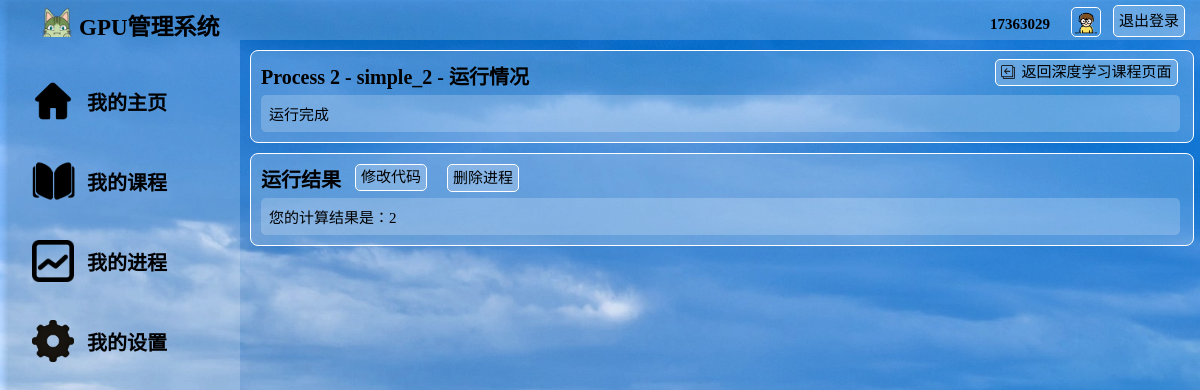
Screenshot of /process/2/ (signed in) with the database file from the repository.
### watchlist/models.py (models this page shows, shortened)
class User(db.Model, UserMixin):
    __tablename__ = 'User'
    id = db.Column(db.Integer, primary_key=True)                        # id（主键）
    username = db.Column(db.String(20))                                 # 用户名
    password_hash = db.Column(db.String(128))                           # 用户密码
    identity = db.Column(db.String(128))                                # 身份：学生or老师
    pic_path = db.Column(db.String(128), default="/static/pic/1.jpg")   # 用户头像地址
    stu_id = db.Column(db.String(20), default="未填写")                  # 学生学号
    ingrade = db.Column(db.String(20), default="未填写")                 # 学生年级
    inclass = db.Column(db.String(20), default="未填写")                 # 学生年班级

class Course(db.Model):
    __tablename__ = 'Course'
    id = db.Column(db.Integer, primary_key=True)  # id（主键）
    name = db.Column(db.String(50))               # 课程名称
    teacher = db.Column(db.String(50))            # 任课老师
    time = db.Column(db.String(50))               # 授课时间（学年、学期）
    info = db.Column(db.String(300))              # 课程其他信息
    course_name = db.Column(db.String(50), db.ForeignKey('Course.name'))  # 用户对应的课程
    gpu_name = db.Column(db.String(50), db.ForeignKey('GPU.name'))  # gpu name
    pic_path = db.Column(db.String(128), default="/static/pic/course_logo.png")  # 课程头像

class Process(db.Model):
    __tablename__ = 'Process'
    id = db.Column(db.Integer, primary_key=True)                    # id（主键）
    name = db.Column(db.String(50))                                 # 程序的名称
    info = db.Column(db.String(300))                                # 程序的信息
    state = db.Column(db.String(50))                                # 是否运行完成
    result = db.Column(db.String(1000))                             # 程序的结果
    code = db.Column(db.String(10000))                              # 存储代码，方便以后编辑代码
    course_name = db.Column(db.String(50), db.ForeignKey('Course.name'))  # 程序所属的课程
    gpu_name = db.Column(db.String(50), db.ForeignKey('GPU.name'))  # 程序在哪个gpu上跑的

### watchlist/views.py (the view)
@app.route('/process/<int:id>/', methods=['GET', 'POST'])
@login_required
def process_xxx(id):
    process = Process.query.filter_by(id=id).first()
    courses = Course.query.all()
    if request.method == 'POST':
        process_stu = Process_stu.query.filter_by(process_name=process.name).first()
        db.session.delete(process)
        db.session.delete(process_stu)
        db.session.commit()
        return redirect(url_for('process'))
    return render_template('process_xxx.html', process=process, courses=courses)

### watchlist/__init__.py (called while the page is built)
@login_manager.user_loader
def load_user(user_id):
    from watchlist.models import User
    user = User.query.get(int(user_id))
    return user

@app.context_processor
def inject_user():
    from watchlist.models import User
    user = User.query.first()
    return dict(user=user)

### watchlist/templates/process_xxx.html (shortened to what this page needs)
<!DOCTYPE html>
<html lang="en">
<head>
	<link rel="stylesheet" href="/static/style_student.css" />
</head>
<body>
	<div id="container">
		<div id="header" >
			<div id="logo">
	            <img src="/static/pic/logo.png" alt="">
	            <span>GPU管理系统</span>
	        </div>
			<div id="other">
				<form form method="POST" action="/logout/">
					<a id="login_out" href="/logout/" class="button">退出登录</a>
					<div id="user_img">
						<img src="{{ current_user.pic_path }}" alt="image">
					</div>
					<div id="user_name">
						<span>{{ current_user.username }}</span>
					</div>
				</form>
			</div>
		</div>
		<div id="main">
			<div id="aside">
				<br>
				<div id="Home Page">
					<div class="asidepic">
						<img src="/static/pic/home.png" alt="">
					</div>
					<div class="asidechoices">
						<a href="/index/">我的主页</a>
					</div>
				</div>
				<div id="My courses">
					<div class="asidepic">
						<img src="/static/pic/courses.png" alt="">
					</div>
					<div class="asidechoices">
						<a href="/my_courses/">我的课程</a>
					</div>
				</div>
				<div id="Process">
					<div class="asidepic">
						<img src="/static/pic/process.png" alt="">
					</div>
					<div class="asidechoices">
						<a href="/process/">我的进程</a>
					</div>
				</div>
				<div id="Settings">
					<div class="asidepic">
						<img src="/static/pic/settings.png" alt="">
					</div>
					<div class="asidechoices">
						<a href="/settings/">我的设置</a>
					</div>
				</div>
			</div>
			<div id="content">
				<div id="result1">
					{% for c in courses %}
					{% if c['name'] == process['course_name'] %}
					<a id="re_edit" href="/my_courses/all_courses/{{ c['id'] }}/" class="button" style="margin-right:5px;margin-top:-2px;">
						返回{{ process.course_name }}课程页面
						<div class="asidepic" style="margin:3px -2px;">
							<img src="/static/pic/back.png" alt="">
						</div>
					</a>
					{% endif %}
					{% endfor %}
					<p style="font-weight:bold;margin-bottom:5px;">
						{{ process.name }} - {{ process.info }} - 运行情况
					</p>
					<div id="box1" >
						<p>
							{{ process.state }}
						</p>
					</div>
				</div>
				<form method="POST" action="/process/{{ process.id }}/">
				<div id="result2">
					<input id="re_edit_delete" type="submit" class="button is-primary" value="删除进程" style="margin-right:72%;">
					<a id="re_edit" href="/process_edit/{{ process.id }}/" class="button" style="margin-right:20px;">
						修改代码
					</a>
					<p style="font-weight:bold;margin-bottom:5px;">
						运行结果
					</p>
					<p id="box2" >
						{{ process.result }}
					</p>
				</div>
				</form>
			</div>
		</div>
</body>
</html>

### watchlist/static/style_student.css (style rules this page uses)
* { margin: 0; padding: 0; font-family: "阿里巴巴普惠体", "微软雅黑"; color: black; }
html { height: 100%; background:url("pic/bg.gif") repeat-y; background-size: cover; }
#container { margin: 0; height: 100%; }
#header { height: 40px; width: 100%; position: fixed; z-index: 1000;left: 0; top: 0; }
#login_out { height: 30px; padding: 0 5px; margin:5px 15px 6px 2px; font-size:15px; line-height: 30px; float:right; background: rgba(255, 255, 255, 0.2); color:black; text-decoration: none; border:1px solid white; border-radius: 5px; }
#user_img { margin-top: 5px; margin-right: -40px padding-top: -50px; float: right; margin: 10px; height: 30px; width: 30px; }
#user_img img { margin-top:-15px; width: 95%; height:95%; border: 1px solid white; border-radius: 5px; }
#user_name { width: 80px; height: 88%; float: right; margin:1px -10px 1px 0; padding: 1px; color: black; text-align: right; }
#user_name span { font-size: 15px; font-weight: bold; }
#logo { height: 100%; width: 20%; float: left; background: rgba(255, 255, 255, 0.2); }
#logo img { float: left; margin-left: 40px; height: 85%; margin-top: 3px; }
#logo span { float: left; margin-left: 5px; margin-top: 8px; font-weight: bold; font-size: 23px; }
#other { height: 100%; width: 80%; float: left; background: rgba(255, 255, 255, 0.2); text-align: right; line-height: 40px; font-size: 20px; color: black; }
#other span { height: 80%; width: 20%; color: black; margin-right:20px; }
#main { height: auto; }
#aside { margin-top: 40px; float: left; width: 20%; height: 100%; background: rgba(255, 255, 255, 0.2); position: fixed; }
#aside div { height: 60px; margin: auto; text-align: left; margin-left: 5px; padding: 10px; }
#aside a { text-decoration: none; text-align: center; font-size: 20px; line-height: 50px; height: 60px; color: black; margin: 5px; padding: 2px; font-weight: bold; }
.asidepic { height: 80%; width: 25px; float: left; line-height: 100%; }
.asidepic img { height: 70%; margin: 2px; }
.asidechoices { height: 80%; float: left; margin:2px; padding: 2px; }
#content { float: right; width: 80%; height: 100%; overflow: auto; margin-top:40px; }
#result1 { width: 96%; height: 30%; border: 1px solid white; padding: 10px; margin: 10px; font-size: 20px; text-align: left; border-radius: 8px; background: rgba(255, 255, 255, 0.2); }
#result2 { width: 96%; height: 70%; border: 1px solid white; padding: 10px; margin: 10px; font-size: 20px; text-align: left; border-radius: 8px; background: rgba(255, 255, 255, 0.2); }
#box1 { width: 99%; height: 100%; font-size: 20px; padding: 8px; background: rgba(255, 255, 255, 0.2); border-radius: 5px; font-size: 15px; }
#box2 { width: 99%; height: 68%; font-size: 20px; padding: 8px; background: rgba(255, 255, 255, 0.2); border-radius: 5px; font-size: 15px; overflow: auto; max-height: 350px; }
#re_edit { height: 25px; float:right; border:1px solid white; font-size: 15px; font-weight: normal; padding: 0 5px; border-radius: 5px; line-height: 25px; background: rgba(255,255,255,0.2); text-decoration:none; }
#re_edit_delete { height: 28px; float:right; border:1px solid white; font-size: 15px; font-weight: normal; padding: 0 5px; border-radius: 5px; line-height: 25px; background: rgba(255,255,255,0.2); text-decoration:none; }
#box1 { width: 98%; height: 100%; font-size: 20px; padding: 8px; background: rgba(255, 255, 255, 0.2); border-radius: 5px; font-size: 15px; }
#box2 { width: 98%; height: 68%; font-size: 20px; padding: 8px; background: rgba(255, 255, 255, 0.2); border-radius: 5px; font-size: 15px; overflow: auto; max-height: 340px; }

### rows the page displays
User: pic_path (picture), username "17363029"
Process: course_name "深度学习", name "Process 2", info "simple_2", state "运行完成", result "您的计算结果是：2"
